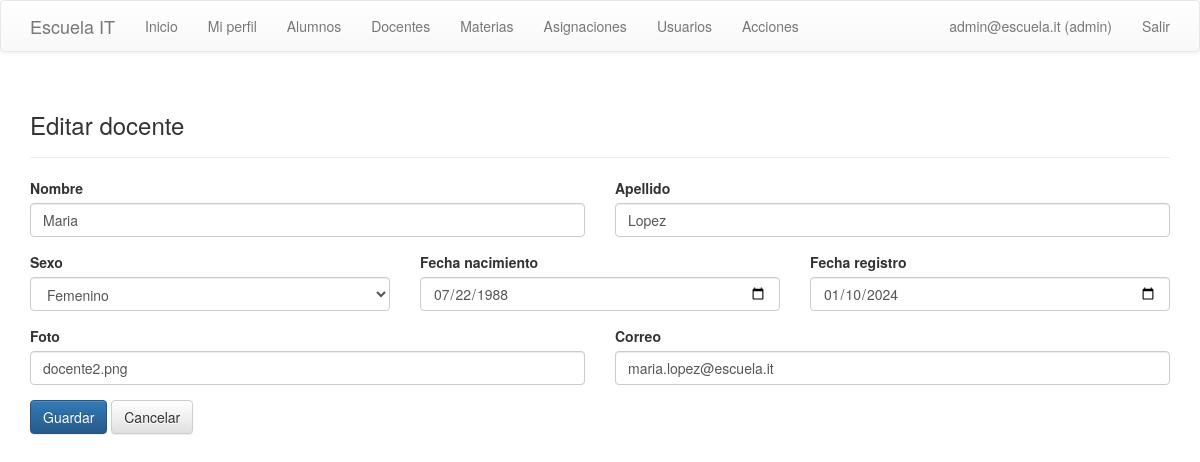
Page /index.php?controller=docentes&action=form&id=2 (signed in) on the committed database.
### tables this page shows
CREATE TABLE docentes (
    id INT AUTO_INCREMENT PRIMARY KEY,
    nombre VARCHAR(50) NOT NULL,
    apellido VARCHAR(50) NOT NULL,
    sexo TINYINT NOT NULL,
    fecha_nacimiento DATE DEFAULT NULL,
    fecha_registro DATE DEFAULT NULL,
    foto VARCHAR(50) NOT NULL,
    correo VARCHAR(50) NOT NULL
);

### controllers/BaseCrudController.php (called while the page is built, shortened)
<?php
class BaseCrudController
{
    protected function view($template, $data = array())
    {
        extract($data);
        require BASE_PATH . '/views/layout/header.php';
        require BASE_PATH . '/views/' . $template . '.php';
        require BASE_PATH . '/views/layout/footer.php';
    }
}

### controllers/DocentesController.php (called while the page is built, shortened)
<?php
require_once BASE_PATH . '/controllers/BaseCrudController.php';
require_once BASE_PATH . '/models/DocenteModel.php';
class DocentesController extends BaseCrudController
{
    private $model;
    public function __construct()
    {
        $this->model = new DocenteModel();
    }
    public function form()
    {
        $row = array('id' => '', 'nombre' => '', 'apellido' => '', 'sexo' => '1', 'fecha_nacimiento' => '', 'fecha_registro' => date('Y-m-d'), 'foto' => '', 'correo' => '');
        if (!empty($_GET['id'])) {
            $found = $this->model->find((int) $_GET['id']);
            if ($found) {
                $row = $found;
            }
        }
        $this->view('docentes/form', array('row' => $row));
    }
}

### index.php (called while the page is built, shortened)
<?php
$action = isset($_GET['action']) ? $_GET['action'] : (isset($_SESSION['user']) ? 'index' : 'login');
$controller = new $controllerMap[$controllerName]();
$controller->$action();

### config/database.php (called while the page is built)
<?php
class Database
{
    public static function connect()
    {
        $host = getenv('DB_HOST') ? getenv('DB_HOST') : 'localhost';
        $dbname = getenv('DB_NAME') ? getenv('DB_NAME') : 'name_db';
        $user = getenv('DB_USER') ? getenv('DB_USER') : 'user_db';
        $pass = getenv('DB_PASS') ? getenv('DB_PASS') : 'user_pass';
        $charset = getenv('DB_CHARSET') ? getenv('DB_CHARSET') : 'utf8';
        $dsn = 'mysql:host=' . $host . ';dbname=' . $dbname . ';charset=' . $charset;
        return new PDO($dsn, $user, $pass, array(
            PDO::ATTR_ERRMODE => PDO::ERRMODE_EXCEPTION,
            PDO::ATTR_DEFAULT_FETCH_MODE => PDO::FETCH_ASSOC,
            PDO::ATTR_EMULATE_PREPARES => false,
        ));
    }
}

### models/BaseModel.php (called while the page is built, shortened)
<?php
require_once BASE_PATH . '/config/database.php';
class BaseModel
{
    public function __construct()
    {
        $this->pdo = Database::connect();
    }
}

### models/DocenteModel.php (called while the page is built, shortened)
<?php
require_once BASE_PATH . '/models/BaseModel.php';
class DocenteModel extends BaseModel
{
    public function find($id)
    {
        $stmt = $this->pdo->prepare('SELECT * FROM docentes WHERE id = ?');
        $stmt->execute(array($id));
        return $stmt->fetch();
    }
}

### views/docentes/form.php (the view, shortened to what this page needs)
<div class="page-header"><h3><?php echo $row['id'] ? 'Editar' : 'Nuevo'; ?> docente</h3></div>
<form method="post" action="index.php?controller=docentes&action=save">
    <div class="row">
        <div class="col-sm-6 form-group"><label>Nombre</label><input class="form-control" name="nombre" required value="<?php echo htmlspecialchars($row['nombre']); ?>"></div>
        <div class="col-sm-6 form-group"><label>Apellido</label><input class="form-control" name="apellido" required value="<?php echo htmlspecialchars($row['apellido']); ?>"></div>
        <div class="col-sm-4 form-group"><label>Sexo</label><select class="form-control" name="sexo"><option value="2" <?php echo ((string)$row['sexo']==='2')?'selected':''; ?>>Femenino</option></select></div>
        <div class="col-sm-4 form-group"><label>Fecha nacimiento</label><input type="date" class="form-control" name="fecha_nacimiento" value="<?php echo htmlspecialchars($row['fecha_nacimiento']); ?>"></div>
        <div class="col-sm-4 form-group"><label>Fecha registro</label><input type="date" class="form-control" name="fecha_registro" value="<?php echo htmlspecialchars($row['fecha_registro']); ?>"></div>
        <div class="col-sm-6 form-group"><label>Foto</label><input class="form-control" name="foto" value="<?php echo htmlspecialchars($row['foto']); ?>"></div>
        <div class="col-sm-6 form-group"><label>Correo</label><input type="email" class="form-control" name="correo" required value="<?php echo htmlspecialchars($row['correo']); ?>"></div>
    </div>
    <button class="btn btn-primary">Guardar</button>
    <a class="btn btn-default" href="index.php?controller=docentes&action=index">Cancelar</a>
</form>

### rows in the picture
docentes: nombre "Maria", apellido "Lopez", sexo "Femenino", fecha_nacimiento "07/22/1988", fecha_registro "01/10/2024", foto "docente2.png", correo "maria.lopez@escuela.it"

### other values in the picture
$user['correo'] "admin@escuela.it"
$roleLabel "admin"
